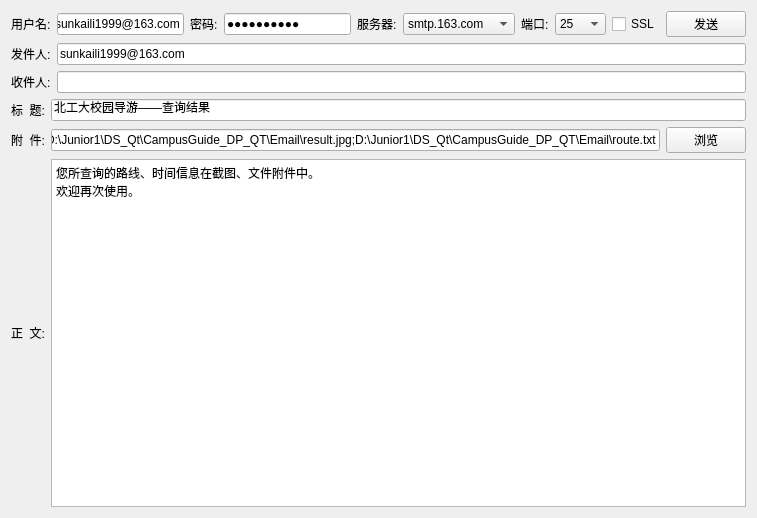
<?xml version="1.0" encoding="UTF-8"?>
<ui version="4.0">
 <class>frmMain</class>
 <widget class="QWidget" name="frmMain">
  <property name="geometry">
   <rect>
    <x>0</x>
    <y>0</y>
    <width>757</width>
    <height>518</height>
   </rect>
  </property>
  <property name="windowTitle">
   <string>邮件发送</string>
  </property>
  <property name="windowIcon">
   <iconset>
    <normaloff>:/main.png</normaloff>:/main.png</iconset>
  </property>
  <layout class="QVBoxLayout" name="verticalLayout">
   <item>
    <layout class="QHBoxLayout" name="horizontalLayout">
     <item>
      <widget class="QLabel" name="labSender">
       <property name="text">
        <string>用户名:</string>
       </property>
      </widget>
     </item>
     <item>
      <widget class="QLineEdit" name="txtSender">
       <property name="text">
        <string>sunkaili1999@163.com</string>
       </property>
      </widget>
     </item>
     <item>
      <widget class="QLabel" name="labSenderPwd">
       <property name="text">
        <string>密码:</string>
       </property>
      </widget>
     </item>
     <item>
      <widget class="QLineEdit" name="txtSenderPwd">
       <property name="text">
        <string>19990104xy</string>
       </property>
       <property name="echoMode">
        <enum>QLineEdit::Password</enum>
       </property>
      </widget>
     </item>
     <item>
      <widget class="QLabel" name="labServer">
       <property name="text">
        <string>服务器:</string>
       </property>
      </widget>
     </item>
     <item>
      <widget class="QComboBox" name="cboxServer">
       <item>
        <property name="text">
         <string>smtp.163.com</string>
        </property>
       </item>
       <item>
        <property name="text">
         <string>smtp.126.com</string>
        </property>
       </item>
       <item>
        <property name="text">
         <string>smtp.qq.com</string>
        </property>
       </item>
       <item>
        <property name="text">
         <string>smt.sina.com</string>
        </property>
       </item>
       <item>
        <property name="text">
         <string>smtp.sohu.com</string>
        </property>
       </item>
       <item>
        <property name="text">
         <string>smtp.139.com</string>
        </property>
       </item>
       <item>
        <property name="text">
         <string>smtp.189.com</string>
        </property>
       </item>
      </widget>
     </item>
     <item>
      <widget class="QLabel" name="labPort">
       <property name="text">
        <string>端口:</string>
       </property>
      </widget>
     </item>
     <item>
      <widget class="QComboBox" name="cboxPort">
       <item>
        <property name="text">
         <string>25</string>
        </property>
       </item>
       <item>
        <property name="text">
         <string>465</string>
        </property>
       </item>
       <item>
        <property name="text">
         <string>587</string>
        </property>
       </item>
      </widget>
     </item>
     <item>
      <widget class="QCheckBox" name="ckSSL">
       <property name="text">
        <string>SSL</string>
       </property>
      </widget>
     </item>
     <item>
      <widget class="QPushButton" name="btnSend">
       <property name="cursor">
        <cursorShape>PointingHandCursor</cursorShape>
       </property>
       <property name="text">
        <string>发送</string>
       </property>
      </widget>
     </item>
    </layout>
   </item>
   <item>
    <layout class="QHBoxLayout" name="horizontalLayout_2">
     <item>
      <widget class="QLabel" name="labSenderAddr">
       <property name="text">
        <string>发件人:</string>
       </property>
      </widget>
     </item>
     <item>
      <widget class="QLineEdit" name="txtSenderAddr">
       <property name="text">
        <string>sunkaili1999@163.com</string>
       </property>
      </widget>
     </item>
    </layout>
   </item>
   <item>
    <layout class="QHBoxLayout" name="horizontalLayout_3">
     <item>
      <widget class="QLabel" name="labReceiverAddr">
       <property name="text">
        <string>收件人:</string>
       </property>
      </widget>
     </item>
     <item>
      <widget class="QLineEdit" name="txtReceiverAddr">
       <property name="text">
        <string/>
       </property>
      </widget>
     </item>
    </layout>
   </item>
   <item>
    <layout class="QHBoxLayout" name="horizontalLayout_4">
     <item>
      <widget class="QLabel" name="labTitle">
       <property name="text">
        <string>标  题:</string>
       </property>
      </widget>
     </item>
     <item>
      <widget class="QLineEdit" name="txtTitle">
       <property name="text">
        <string>北工大校园导游——查询结果</string>
       </property>
      </widget>
     </item>
    </layout>
   </item>
   <item>
    <layout class="QHBoxLayout" name="horizontalLayout_5">
     <item>
      <widget class="QLabel" name="labAtta">
       <property name="text">
        <string>附  件:</string>
       </property>
      </widget>
     </item>
     <item>
      <widget class="QLineEdit" name="txtAtta">
       <property name="text">
        <string>D:\Junior1\DS_Qt\CampusGuide_DP_QT\Email\result.jpg;D:\Junior1\DS_Qt\CampusGuide_DP_QT\Email\route.txt</string>
       </property>
      </widget>
     </item>
     <item>
      <widget class="QPushButton" name="btnSelect">
       <property name="cursor">
        <cursorShape>PointingHandCursor</cursorShape>
       </property>
       <property name="text">
        <string>浏览</string>
       </property>
      </widget>
     </item>
    </layout>
   </item>
   <item>
    <layout class="QHBoxLayout" name="horizontalLayout_6">
     <item>
      <widget class="QLabel" name="labContent">
       <property name="text">
        <string>正  文:</string>
       </property>
      </widget>
     </item>
     <item>
      <widget class="QTextBrowser" name="txtContent">
       <property name="html">
        <string>&lt;!DOCTYPE HTML PUBLIC &quot;-//W3C//DTD HTML 4.0//EN&quot; &quot;http://www.w3.org/TR/REC-html40/strict.dtd&quot;&gt;
&lt;html&gt;&lt;head&gt;&lt;meta name=&quot;qrichtext&quot; content=&quot;1&quot; /&gt;&lt;style type=&quot;text/css&quot;&gt;
p, li { white-space: pre-wrap; }
&lt;/style&gt;&lt;/head&gt;&lt;body style=&quot; font-family:'SimSun'; font-size:9pt; font-weight:400; font-style:normal;&quot;&gt;
&lt;p style=&quot; margin-top:0px; margin-bottom:0px; margin-left:0px; margin-right:0px; -qt-block-indent:0; text-indent:0px;&quot;&gt;您所查询的路线、时间信息在截图、文件附件中。&lt;/p&gt;
&lt;p style=&quot; margin-top:0px; margin-bottom:0px; margin-left:0px; margin-right:0px; -qt-block-indent:0; text-indent:0px;&quot;&gt;欢迎再次使用。&lt;/p&gt;&lt;/body&gt;&lt;/html&gt;</string>
       </property>
      </widget>
     </item>
    </layout>
   </item>
  </layout>
 </widget>
 <layoutdefault spacing="6" margin="11"/>
 <resources/>
 <connections/>
</ui>
